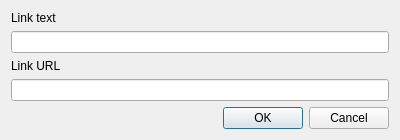
<?xml version="1.0" encoding="UTF-8"?>
<ui version="4.0">
 <class>LinkEditDialog</class>
 <widget class="QDialog" name="LinkEditDialog">
  <property name="geometry">
   <rect>
    <x>0</x>
    <y>0</y>
    <width>400</width>
    <height>131</height>
   </rect>
  </property>
  <property name="windowTitle">
   <string>Edit Link</string>
  </property>
  <layout class="QVBoxLayout" name="verticalLayout">
   <item>
    <layout class="QFormLayout" name="formLayout"/>
   </item>
   <item>
    <widget class="QLabel" name="label">
     <property name="text">
      <string>Link text</string>
     </property>
    </widget>
   </item>
   <item>
    <widget class="QLineEdit" name="labelEdit"/>
   </item>
   <item>
    <widget class="QLabel" name="label_2">
     <property name="text">
      <string>Link URL</string>
     </property>
    </widget>
   </item>
   <item>
    <widget class="QLineEdit" name="urlEdit"/>
   </item>
   <item>
    <widget class="QDialogButtonBox" name="buttonBox">
     <property name="orientation">
      <enum>Qt::Horizontal</enum>
     </property>
     <property name="standardButtons">
      <set>QDialogButtonBox::Cancel|QDialogButtonBox::Ok</set>
     </property>
    </widget>
   </item>
  </layout>
 </widget>
 <resources/>
 <connections>
  <connection>
   <sender>buttonBox</sender>
   <signal>accepted()</signal>
   <receiver>LinkEditDialog</receiver>
   <slot>accept()</slot>
   <hints>
    <hint type="sourcelabel">
     <x>248</x>
     <y>254</y>
    </hint>
    <hint type="destinationlabel">
     <x>157</x>
     <y>274</y>
    </hint>
   </hints>
  </connection>
  <connection>
   <sender>buttonBox</sender>
   <signal>rejected()</signal>
   <receiver>LinkEditDialog</receiver>
   <slot>reject()</slot>
   <hints>
    <hint type="sourcelabel">
     <x>316</x>
     <y>260</y>
    </hint>
    <hint type="destinationlabel">
     <x>286</x>
     <y>274</y>
    </hint>
   </hints>
  </connection>
 </connections>
</ui>
